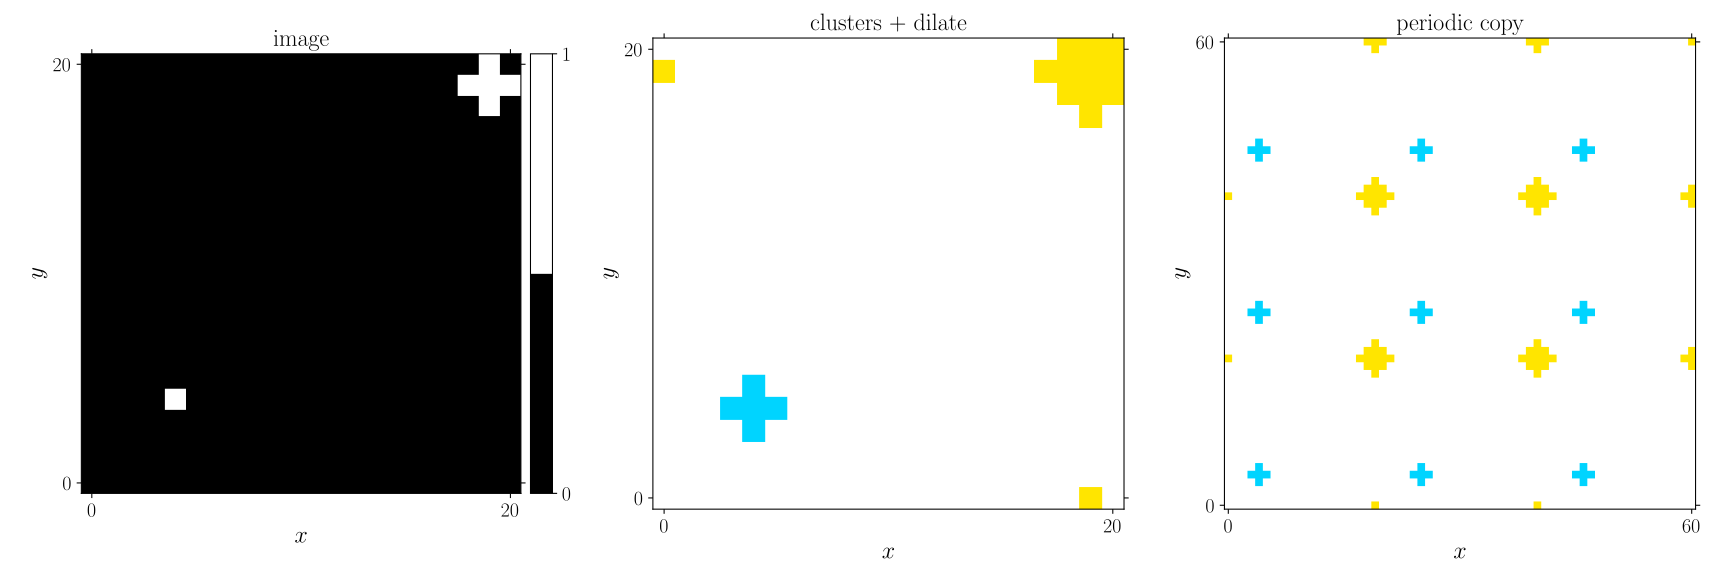

This figure's Python source:
# <snippet>
import numpy as np
import GooseEYE

# generate image
I = np.zeros((21, 21), dtype='bool')
I[4, 4] = True
I[18, 19] = True
I[19, 19] = True
I[20, 19] = True
I[19, 18] = True
I[19, 20] = True

# clusters
C = GooseEYE.Clusters(I).labels()

# dilate
CD = GooseEYE.dilate(C)
# </snippet>

# skip plot with "--no-plot" command line argument
# ------------------------------------------------

import sys

if len(sys.argv) == 2:
    if sys.argv[1] == "--no-plot":
        sys.exit(0)

# plot
# ----

import matplotlib.pyplot as plt
import matplotlib as mpl
import matplotlib.cm as cm
from mpl_toolkits.axes_grid1 import make_axes_locatable

# color-scheme: modify such that the background is white
# N.B. for a transparent background -> 4th column == 1.
cmap = cm.jet(range(256))
cmap[0, :3] = 1.0
cmap = mpl.colors.ListedColormap(cmap)

try:
    plt.style.use(['goose', 'goose-latex'])
except:
    pass

fig, axes = plt.subplots(figsize=(18, 6), nrows=1, ncols=3)

ax = axes[0]
im = ax.imshow(I, clim=(0, 1), cmap=mpl.colors.ListedColormap(cm.gray([0, 255])))
ax.xaxis.set_ticks([0, 20])
ax.yaxis.set_ticks([0, 20])
ax.set_xlim([-0.5, 20.5])
ax.set_ylim([-0.5, 20.5])
ax.set_xlabel(r'$x$')
ax.set_ylabel(r'$y$')
ax.set_title (r'image')
div = make_axes_locatable(ax)
cax = div.append_axes("right", size="5%", pad=0.1)
cbar = plt.colorbar(im, cax=cax)
cbar.set_ticks([0, 1])

ax = axes[1]
im = ax.imshow(CD, clim=(0, np.max(C) + 1), cmap=cmap)
ax.xaxis.set_ticks([0, 20])
ax.yaxis.set_ticks([0, 20])
ax.set_xlim([-0.5, 20.5])
ax.set_ylim([-0.5, 20.5])
ax.set_xlabel(r'$x$')
ax.set_ylabel(r'$y$')
ax.set_title (r'clusters + dilate')

ax = axes[2]
im = ax.imshow(np.tile(CD, (3, 3)), clim=(0, np.max(C) + 1), cmap=cmap)
ax.xaxis.set_ticks([0, 60])
ax.yaxis.set_ticks([0, 60])
ax.set_xlim([-0.5, 60.5])
ax.set_ylim([-0.5, 60.5])
ax.set_xlabel(r'$x$')
ax.set_ylabel(r'$y$')
ax.set_title (r'periodic copy')

plt.savefig('clusters_dilate_periodic.svg')
